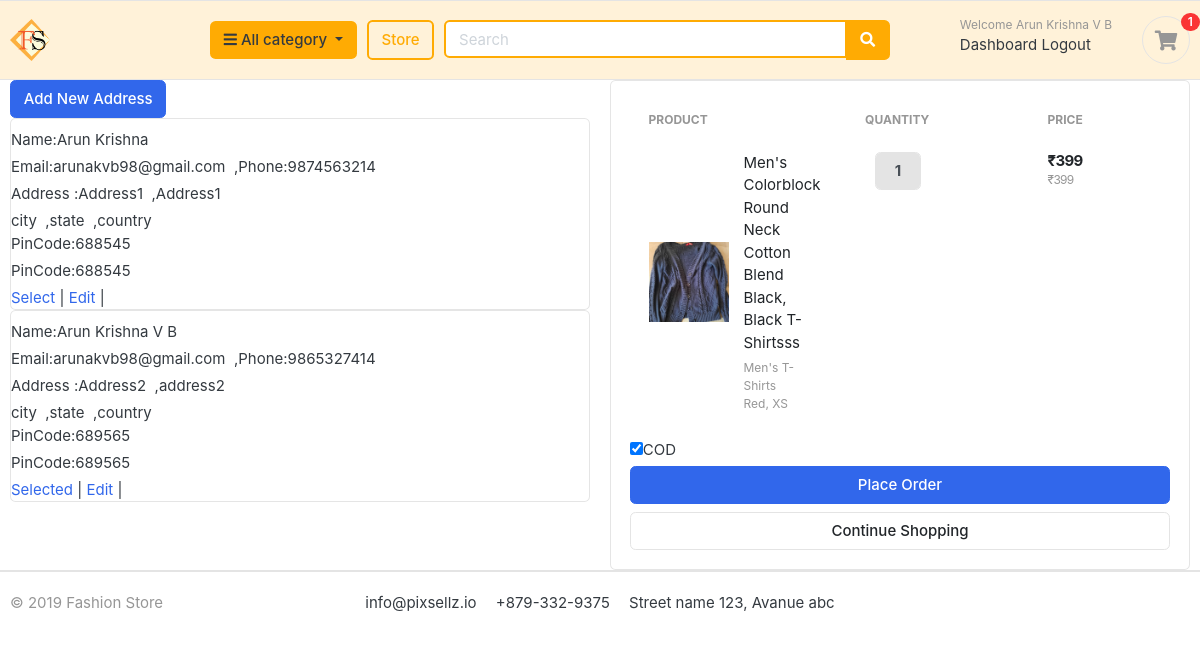
Screenshot of /load_address/ (signed in) with the database file from the repository.
### store/models.py (models this page shows, shortened)
class ShippingAddress(models.Model):
	user = models.ForeignKey(User, on_delete=models.CASCADE, null=False)
	first_name = models.CharField(max_length=50)
	last_name = models.CharField(max_length=50)
	phone = models.CharField(max_length=15)
	email = models.EmailField(max_length=50)
	address_line_1 = models.CharField(max_length=50)
	address_line_2 = models.CharField(max_length=50)
	country = models.CharField(max_length=50)
	state = models.CharField(max_length=50)
	city = models.CharField(max_length=50)
	pincode = models.CharField(max_length=10)
	is_default = models.BooleanField(default=False)

class CartItems(models.Model):
	user = models.ForeignKey(User, on_delete=models.CASCADE, null=True)
	product = models.ForeignKey(Products, on_delete=models.CASCADE)
	product_variant = models.ForeignKey(SizeVariant, on_delete=models.CASCADE)#models.CharField(max_length=50)
	cart = models.ForeignKey(uCart, on_delete=models.CASCADE, null=True)
	quantity = models.IntegerField()
	is_active = models.BooleanField(default=True)
	def sub_total(self):
		return self.quantity * (self.product_variant.price)

class BaseModel(models.Model):
	uid = models.UUIDField(primary_key=True , editable=False , default=uuid.uuid4)
	created_at = models.DateTimeField(auto_now= True)
	updated_at = models.DateTimeField(auto_now_add= True)
	class Meta:
		abstract = True

class Products(BaseModel):
	product_name = models.CharField(max_length=100)
	slug = models.SlugField(max_length=100,unique=True, null=True, blank=True)
	category = models.ForeignKey(Category, on_delete=models.CASCADE, related_name="products")
	price = models.IntegerField()
	product_description = models.TextField()
	image = models.ImageField(null=True, blank=True)
	is_deleted = models.BooleanField(default=False)
	in_store = models.BooleanField(default=False)

class Category(BaseModel):
	category_name = models.CharField(max_length=100)
	slug = models.SlugField(unique=True, null=True, blank=True)
	is_deleted = models.BooleanField(default=False)

class SizeVariant(BaseModel):
	product_id = models.ForeignKey(Products, on_delete=models.CASCADE)
	Color_id = models.ForeignKey(ColorVariant, on_delete=models.CASCADE)
	size = models.CharField(max_length=50)
	price = models.IntegerField()
	stock = models.IntegerField()

class ColorVariant(BaseModel):
	product_id = models.ForeignKey(Products, on_delete=models.CASCADE)
	color = models.CharField(max_length=50)

### store/views.py (the view)
# urls.py: path('load_address/', views.load_address, name="load_address"),
@login_required(login_url='login')
def load_address(request,total=0,quantity=0,cart_items=None):
    if request.user.is_authenticated:
        try:
            cart_items = CartItems.objects.filter(user=request.user,is_active=True)
            for cart_item in cart_items:
                total += (cart_item.product.price * cart_item.quantity)
                quantity += cart_item.quantity
        except:
            pass
        size_variant = SizeVariant.objects.all()
        color_variant = ColorVariant.objects.all()
        yr = int(datetime.date.today().strftime('%Y'))
        dt = int(datetime.date.today().strftime('%d'))
        mt = int(datetime.date.today().strftime('%m'))
        d = datetime.date(yr, mt, dt)
        cur_date = d.strftime('%Y%m%d')
        address_list = ShippingAddress.objects.filter(user=request.user)
        address_id = request.GET.get('address_id')
        address=None
        if address_id != 0:
            address = ShippingAddress.objects.filter(id=address_id)
        print(address)
        context = {'total':total,
                   'quantity':quantity,
                   'cart_items':cart_items,
                   'size_variant':size_variant,
                   'color_variant':color_variant,
                   'address_list':address_list,
                   'address': address
                   }
        return render(request, 'user/checkout.html', context)
    else:
        return redirect('login')

### store/context_processors.py (called while the page is built)
def category_list_processor(request):
    category_list = Category.objects.all()
    return {'category_list': category_list}

def cart_counter(request):
    cart_count = 0
    try:
        if request.user.is_authenticated:
            cart_items = CartItems.objects.all().filter(user=request.user)
        else:
            cart = uCart.objects.filter(cart_id=_cart_id(request))
            cart_items = CartItems.objects.all().filter(cart=cart[:1])
        for cart_item in cart_items:
            cart_count += cart_item.quantity
    except uCart.DoesNotExist:
        cart_count=0
    return dict(cart_count=cart_count)

def wish_counter(request):
    if request.user.is_authenticated:
        wish_items = WishList.objects.filter(user=request.user)
    else:
        guest = Guest.objects.filter(guest_id=_wishlist_id(request)).first()
        if guest:
            wish_items = WishList.objects.filter(guest=guest)
        else:
            wish_items = []
    wish_count = wish_items.count() if wish_items else 0
    return {'wish_count': wish_count}

def notification_counter(request):
    if request.user.is_authenticated:
        notifications = Notification.objects.filter(user=request.user,is_read=False)
        noti_count = notifications.count() if notifications else 0
        return dict(noti_count=noti_count)
    else:
        return dict(noti_count=0)

### store/templates/user/checkout.html (shortened to what this page needs)
{% extends '../store/main.html' %}
{% load static %}
{% block body %}
<div class="container">
  <form action="{% url 'place_order' %}" method="post">
    <div class="row">
      <aside class="col-lg-6">
        <a href="{%url 'user_address_add'%}" class="btn btn-primary">Add New Address</a>
        {% for address in address_list %}
        <article class="card address-card" style="padding-top:10px">
          <div class="container">
            <div class="row">
              <label>Name:</label>{{ address.first_name }} {{ address.last_name }}
            </div>
            <div class="row">
              <label>Email:</label>{{ address.email }}&nbsp;&nbsp;,
              <label>Phone:</label>{{ address.phone }}
            </div>
            <div class="row">
              <label>Address :</label>{{ address.address_line_1 }}&nbsp;&nbsp;,{{ address.address_line_2 }}
            </div>
            <div class="row">
             {{ address.city }}&nbsp;&nbsp;,{{ address.state }}&nbsp;&nbsp;,{{ address.country }}
            </div>
            <div class="row">
              <label>PinCode:</label>{{ address.pincode }}
            </div>
            <div class="row">
              <label>PinCode:</label>{{ address.pincode }}
            </div>
            <div class="row">
              {%if address.is_default%}
              <a href="#">Selected</a>&nbsp;|&nbsp;
              {%else%}
              <a href="{%url 'select_address' address_id=address.id%}">Select</a>&nbsp;|&nbsp;
              {%endif%}
              <a href="../user_address_edit?address_id={{address.id}}">Edit</a>&nbsp;|&nbsp;
            </div>
          </div>
        </article>
        {% endfor %}
      </aside>
      <aside class="col-lg-6">
        <div class="card">
          <div class="card-body">
            <table class="table table-borderless table-shopping-cart">
              <thead class="text-muted">
                <tr class="small text-uppercase">
                  <th scope="col">Product</th>
                  <th scope="col" width="120">Quantity</th>
                  <th scope="col" width="120">Price</th>
                  <th scope="col" class="text-right" width="200"></th>
                </tr>
              </thead>
              <tbody>
                {% for cart_item in cart_items %}
                <tr>
                  <td>
                    <figure class="itemside align-items-center">
                      <div class="aside"><img src="{{ cart_item.product.image.url }}" class="img-sm"></div>
                      <figcaption class="info">
                        <a href="#" class="title text-dark">{{ cart_item.product.product_name }}</a>
                        <p class="text-muted small">{{ cart_item.product.category.category_name }} <br>
                          {{ cart_item.product_variant.Color_id.color }}, {{ cart_item.product_variant.size }}
                        </p>
                      </figcaption>
                    </figure>
                  </td>
                  <td>
                    <div class="col">
                      <div class="input-group input-spinner">
                        <input type="text" class="form-control" value="{{ cart_item.quantity }}" readonly>
                      </div>
                    </div>
                  </td>
                  <td>
                    <div class="price-wrap">
                      <var class="price">₹{{ cart_item.sub_total }}</var>
                      <small class="text-muted"> ₹{{ cart_item.product.price }} </small>
                    </div>
                  </td>
                  <td class="text-right"></td>
                </tr>
                {% endfor %}
              </tbody>
            </table>
            <input type="checkbox" name="cod" value="True" checked><label>COD</label>
            <button type="submit" class="btn btn-primary btn-block">Place Order</button>
            <a href="{% url 'view_store' %}" class="btn btn-light btn-block">Continue Shopping</a>
          </div>
        </div>
      </aside>
    </div>
  </form>
</div>
{% endblock %}

### store/templates/store/main.html (shortened to what this page needs)
<!DOCTYPE HTML>
{% load static %}
<html lang="en">
<head>
<link href="{%static 'css/bootstrap.css'%}" rel="stylesheet" type="text/css"/>
<link href="{%static 'fonts/fontawesome/css/all.min.css'%}" type="text/css" rel="stylesheet">
<link href="{%static 'css/ui.css'%}" rel="stylesheet" type="text/css"/>
<link href="{%static 'css/responsive.css'%}" rel="stylesheet" media="only screen and (max-width: 1200px)" />
</head>
<body>
<header class="section-header">
<section class="header-main border-bottom" style="background-color:#fff2d9;">
	<div class="container">
<div class="row align-items-center">
	<div class="col-lg-2 col-md-3 col-6">
		<a href="/index" class="brand-wrap">
			<img class="logo" src="{%static 'images_1/logo3.png'%}">
		</a>
	</div>
	<div class="col-lg col-sm col-md col-6 flex-grow-0">
		<div class="category-wrap dropdown d-inline-block float-right">
			<button type="button" class="btn  dropdown-toggle" data-toggle="dropdown" style="background-color:#ffab03;">
				<i class="fa fa-bars"></i> All category
			</button>
		</div>
	</div>
	<a href="/view_store" class="btn btn-outline-primary store-btn">Store</a>
	<div class="col-lg  col-md-6 col-sm-12 col">
		<form action="{%url 'search_product'%}" class="search" method="post">
			<div class="input-group w-100">
			    <input type="text" name="query" class="form-control search-text-box" style="width:60%;" placeholder="Search">
			    <div class="input-group-append">
			      <button class="btn btn-primary btn-search" type="submit">
			        <i class="fa fa-search"></i>
			      </button>
			    </div>
		    </div>
		</form>
	</div>
	<div class="col-lg-3 col-sm-6 col-8 order-2 order-lg-3">
				<div class="d-flex justify-content-end mb-3 mb-lg-0">
					<div class="widget-header">
						<small class="title text-muted">Welcome {%if user.is_authenticated%}{{user.first_name}} {{user.last_name}}{%else%}guest!{%endif%}</small>
						<div>
							{%if user.is_authenticated%}
							<a href="{%url 'user_dashboard'%}">Dashboard</a>
							<a href="/customer_logout"> Logout</a>
							{%else%}
							<a href="{%url 'login'%}">Sign in</a> <span class="dark-transp"> | </span>
							<a href="/register"> Register</a>
							{%endif%}
						</div>
					</div>
					<a href="/cart" class="widget-header pl-3 ml-3">
						<div class="icon icon-sm rounded-circle border"><i class="fa fa-shopping-cart"></i></div>
						<span class="badge badge-pill badge-danger notify">{{cart_count}}</span>
					</a>
				</div>
			</div>
</div>
	</div>
</section>
</header>
{%block body%}{%endblock%}
<footer class="section-footer border-top">
	<div class="container">
		<section class="footer-bottom border-top row">
			<div class="col-md-2">
				<p class="text-muted"> &copy 2019 Fashion Store </p>
			</div>
			<div class="col-md-8 text-md-center">
				<span  class="px-2">info@pixsellz.io</span>
				<span  class="px-2">+879-332-9375</span>
				<span  class="px-2">Street name 123, Avanue abc</span>
			</div>
			<div class="col-md-2 text-md-right text-muted">
			</div>
		</section>
	</div>
</footer>
</body>
</html>

### static/css/ui.css (style rules this page uses)
html { font-family: "Inter", sans-serif; font-size: 15px; }
.price-wrap { letter-spacing: -0.7px; }
.icon-xs, .icon-sm, .icon-md, .icon-lg { display: inline-block; text-align: center; flex-shrink: 0; flex-grow: 0; }
.icon-sm { width: 48px; height: 48px; line-height: 48px !important; font-size: 20px; }
.img-xs, .img-sm, .img-md, .img-lg { -o-object-fit: cover; object-fit: cover; flex-shrink: 0; flex-grow: 0; }
.img-sm { width: 80px; height: 80px; }
var { font-style: normal; }
figure { margin-bottom: 0; }
article:after, .form-group:after { display: block; clear: both; content: ""; }
p:last-child { margin-bottom: 0; }
.header-main { position: relative; padding-top: 1rem; padding-bottom: 1rem; }
.brand-wrap .logo, .navbar-brand .logo { margin-right: 7px; max-height: 42px; display: inline-block; }
.widget-header { display: inline-block; vertical-align: middle; position: relative; }
.widget-header a { color: #343a40; }
.widget-header i { color: #969696; }
.widget-header .title { display: block; }
.widget-header .notify { position: absolute; top: -3px; right: -10px; }
.footer-bottom { padding-top: 20px; padding-bottom: 20px; }
.btn-light { background-color: #fff; border-color: #e4e4e4; }
.itemside { position: relative; display: flex; width: 100%; }
.itemside .aside { position: relative; flex-shrink: 0; }
.itemside .info { padding-left: 15px; padding-right: 7px; }
.itemside p { margin-bottom: 0; }
.itemside .title { display: block; margin-bottom: 5px; color: #212529; }
.notify { position: absolute; top: -4px; right: -10px; display: inline-block; padding: 0.25em 0.6em; font-size: 12px; line-height: 1; text-align: center; border-radius: 3rem; color: #fff; background-color: #fa3434; }
.price { font-weight: 600; color: #212529; }
.input-spinner { width: 125px; flex-wrap: nowrap; display: inline-flex; vertical-align: middle; }
.input-spinner input.form-control { text-align: center; max-width: 46px; font-weight: bold; flex-basis: 46px; border-color: #e4e4e4; flex-grow: 0; }
.table-shopping-cart.table td, .table-shopping-cart.table th { padding-left: 1.25rem; padding-right: 1.25rem; }
.table-shopping-cart .price-wrap { line-height: 1.2; }
.table-shopping-cart .price { font-weight: bold; margin-right: 5px; display: block; }

### store/templates/store/main.html (style rules this page uses)
.store-btn { border:2px solid #ffab03; color:#ffab03; }
.btn-search { border:2px solid #ffab03; background-color:#ffab03; }
.search-text-box { border:2px solid #ffab03; }

### rows the page displays
ShippingAddress: first_name "Arun", last_name "Krishna", email "arunakvb98@gmail.com", phone "9874563214", address_line_1 "Address1", address_line_2 "Address1", city "city", state "state", country "country", pincode "688545", is_default "Select"
ShippingAddress: first_name "Arun Krishna", last_name "V B", email "arunakvb98@gmail.com", phone "9865327414", address_line_1 "Address2", address_line_2 "address2", city "city", state "state", country "country", pincode "689565", is_default "Selected"
CartItems: product.image (picture), product.product_name "Men's Colorblock Round Neck Cotton Blend Black, Black T-Shirtsss", product.category.category_name "Men's T-Shirts", product_variant.Color_id.color "Red", product_variant.size "XS", quantity "1", sub_total "399", product.price "399"

### other values shown
{{ user.first_name }} "Arun"
{{ user.last_name }} "Krishna V B"
{{ cart_count }} "1"
